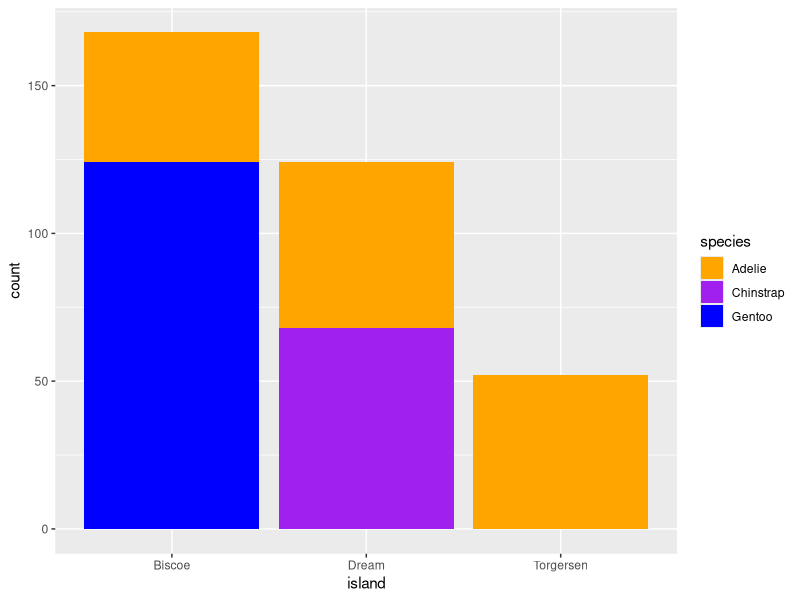
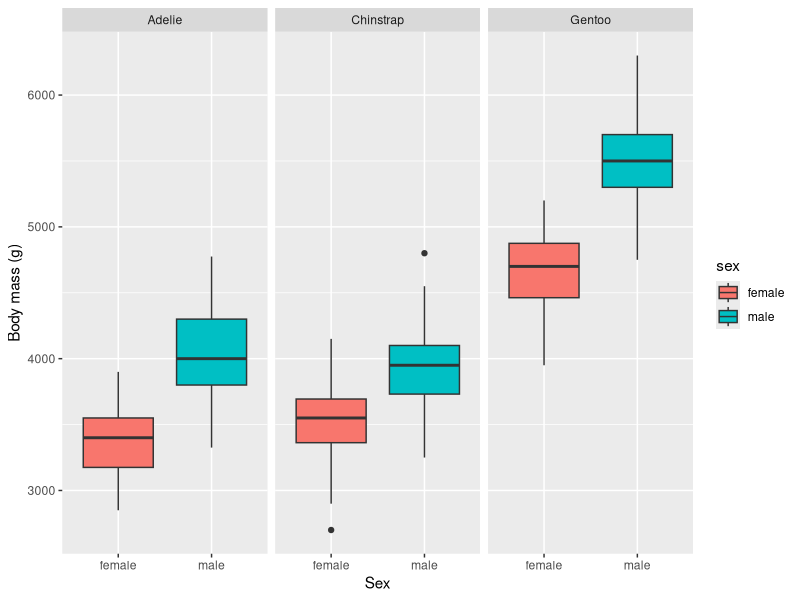

These charts were generated, in order, by the following R code:
## ---- chunk 1
# install.packages("palmerpenguins")
knitr::opts_chunk$set(echo = TRUE)
library(palmerpenguins)
library(dplyr)
library(tidyr)
library(ggplot2)
data(penguins, package = 'palmerpenguins')
## ---- chunk 2
penguins |>
  group_by(species) |>
  summarize(count=n())
## ---- chunk 3
penguins |>
  filter(!is.na(sex)) |>
  group_by(species, sex) |>
  summarize(count=n())
## ---- chunk 4

col_vector <- c("bill_length_mm", "bill_depth_mm",
                "flipper_length_mm", "body_mass_g")
sep <- "@"
naming <- paste("{.fn}", "{.col}", sep = sep)
stat_list <- list(min=min, mean=mean, sd=sd, max=max)

penguins |>
  summarise(across(col_vector, stat_list, na.rm=TRUE, .names = naming)) |>
  pivot_longer(everything(), names_to = c("stat", ".value"), names_sep = sep)
## ---- chunk 5
color_list <- list(Chinstrap="purple", Gentoo="blue", Adelie="orange")
ggplot(data = penguins) +
  geom_bar(aes(x=island, fill=species)) +
  scale_fill_manual(values = color_list)
  
## ---- chunk 6
penguins |>
  group_by(island) |>
  count() |>
  filter(island == "Dream") |>
  select(n)
## ---- chunk 7
penguins |>
  filter(!is.na(sex)) |>
  ggplot() +
    geom_boxplot(aes(x=sex, fill=sex, y=body_mass_g)) +
    facet_grid(cols = vars(species)) +
    labs(x = "Sex", y = "Body mass (g)")
